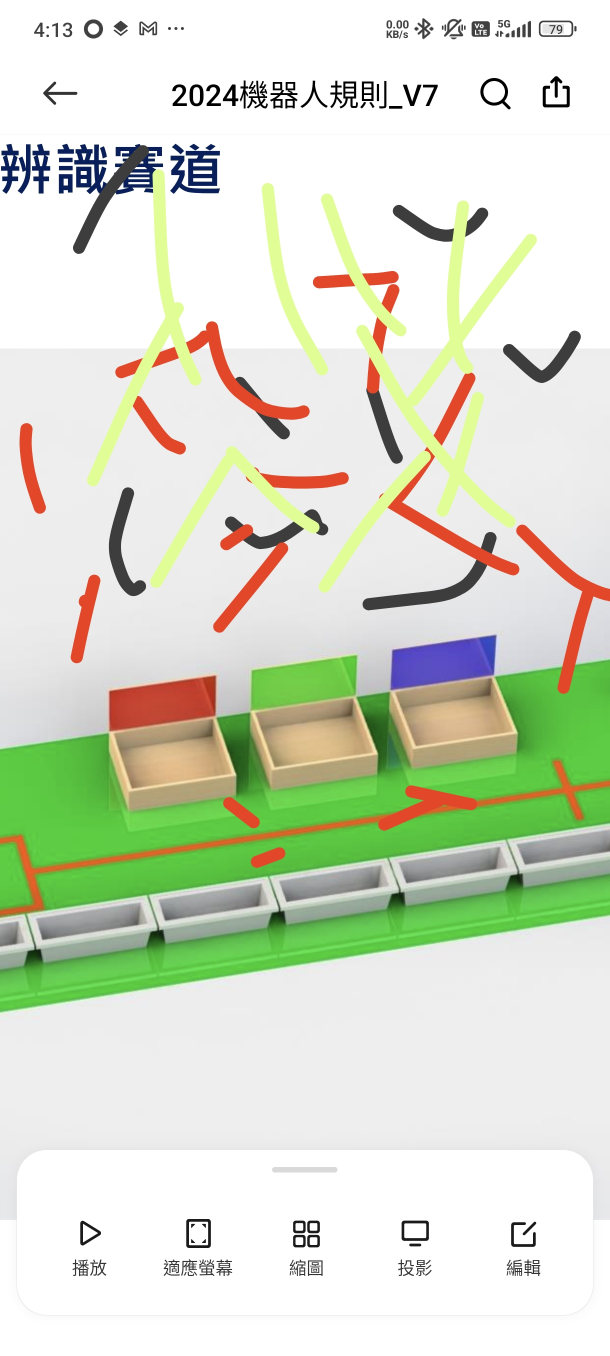
#> input picture goose_weight/images/boxes.jpg, 1220 x 2712 px (shown at 1/2 size)
$ python t3.py
#> lines starting #> are read from the running program, lines starting #| are printed output that depends on the picture; after the words box and inside, x2 and y2 are one past the last pixel; in counts of white or black regions, pixels touching at a corner belong together
import cv2

def show_img(windowName, img, size_x=800, size_y=600):
    cv2.namedWindow(windowName, cv2.WINDOW_NORMAL)
    cv2.resizeWindow(windowName, size_x, size_y)
    cv2.imshow(windowName, img)

img = cv2.imread('images/boxes.jpg')
#> img is the input picture: shape (2712, 1220, 3); mean B, G, R 202.7, 222.1, 214.5
imgCountour = img.copy()
img = cv2.cvtColor(img, cv2.COLOR_BGR2GRAY)
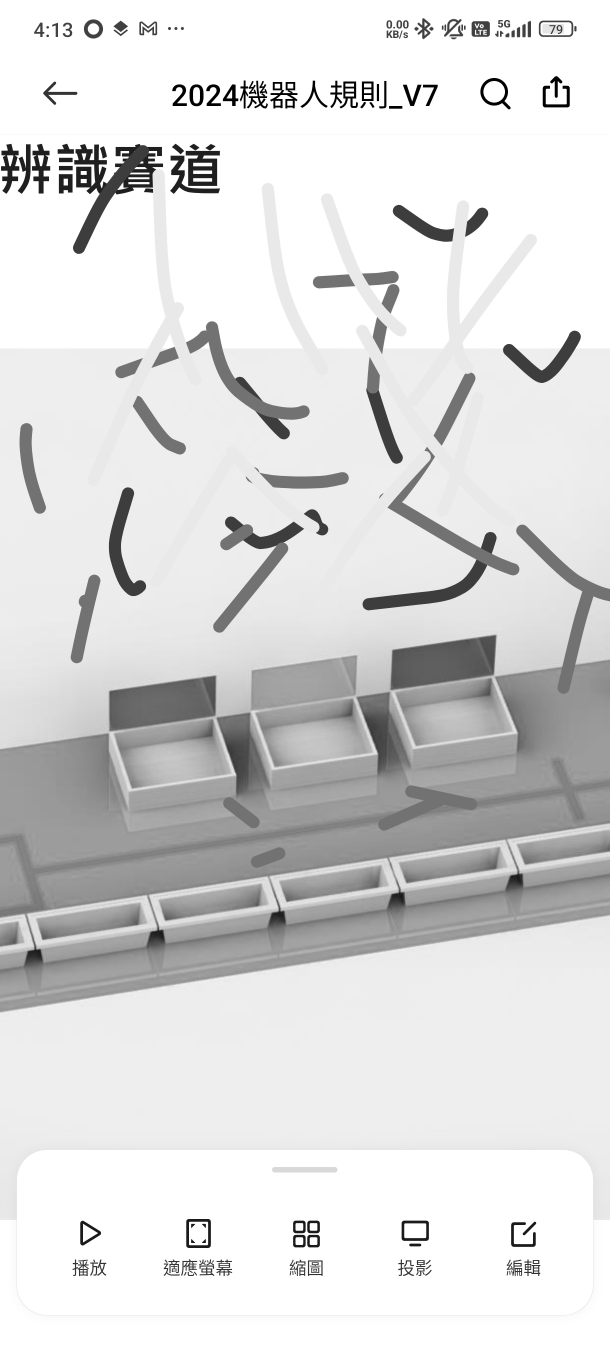
#> img: shape (2712, 1220) (shown at 1/2 size); min 0, max 255, mean 217.6
canny = cv2.Canny(img, 70, 75)
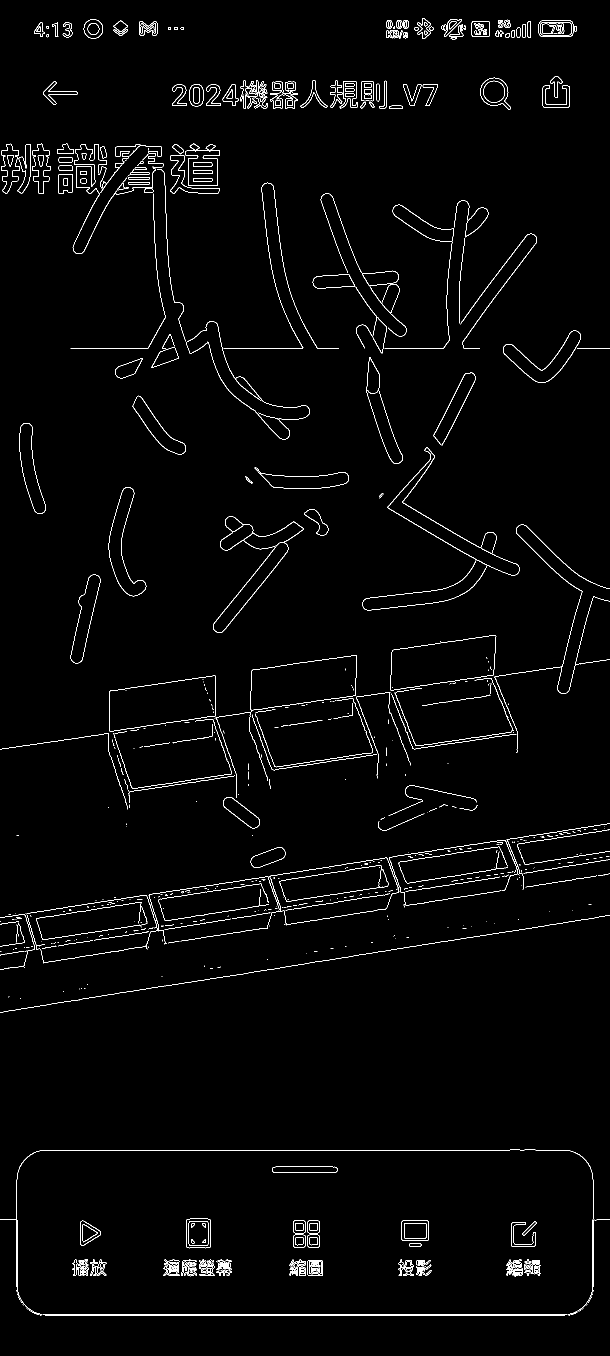
#> canny: shape (2712, 1220) (shown at 1/2 size); 1.7% white in thin lines or dots
contours, hierarchy = cv2.findContours(canny, cv2.RETR_EXTERNAL, cv2.CHAIN_APPROX_NONE)
#> contours = 631 contours, 474 with area under 20; largest, box (x1, y1, x2, y2) and area: (361, 1715, 798, 1883) 23281, (219, 1351, 432, 1463) 17172, (372, 642, 620, 879) 10632, (217, 974, 293, 1193) 5905, (426, 1033, 608, 1266) 5440

for cnt in contours:
    cv2.drawContours(imgCountour, cnt, -1, (255, 0, 0), 4)
    # print(cv2.contourArea(cnt)).
    # print(cv2.arcLength(cnt, True))
    area = cv2.contourArea(cnt)
    if(area > 500):
        peri = cv2.arcLength(cnt, True)
        vertices = cv2.approxPolyDP(cnt, peri * 0.02, True)
        # print(len(vertices))
        corners = len(vertices)
        x, y, w, h = cv2.boundingRect(vertices)
        cv2.rectangle(imgCountour, (x, y), (x+w, y+h), (0, 255, 0), 4)
        if(corners == 3):
            cv2.putText(imgCountour, 'Triangle', (x, y-5), cv2.FONT_HERSHEY_PLAIN, 1, (0, 0, 255), 2)
        elif corners == 4:
            cv2.putText(imgCountour, 'Rectangle', (x, y-5), cv2.FONT_HERSHEY_PLAIN, 1, (0, 0, 255), 2)
        elif corners == 5:
            cv2.putText(imgCountour, 'Pentagon', (x, y-5), cv2.FONT_HERSHEY_PLAIN, 1, (0, 0, 255), 2)
        elif corners >= 6:
            cv2.putText(imgCountour, 'Circle', (x, y-5), cv2.FONT_HERSHEY_PLAIN, 1, (0, 0, 255), 2)
#> this loop made 631 passes
#> (area, peri, vertices, corners, x, y, w, h) on passes 78, 98, 103, 104, 469, 496: (901, 119.3, [[617, 2520], [616, 2551], [644, 2551], [645, 2522]], 4, 616, 2520, 30, 32), (2152, 183.3, [[803, 2443], [805, 2481], [857, 2479], [855, 2441]], 4, 803, 2441, 55, 41), (2820, 209.8, [[374, 2438], [373, 2494], [419, 2495], [421, 2440]], 4, 373, 2438, 49, 58), (1410, 277.8, [[544, 2336], [546, 2344], [674, 2342], [668, 2333]], 4, 544, 2333, 131, 12), (17171.5, 609.1, [[431, 1352], [220, 1381], [219, 1462], [430, 1432]], 4, 219, 1352, 213, 111), (1096.5, 159, [[349, 694], [320, 703], [303, 735], [357, 716]], 4, 303, 694, 55, 42)
#> (area, peri, corners, x, y, w, h) on passes 94, 95, 96, 99, 100, 101: (604.5, 93.56, 5, 615, 2469, 25, 26), (603.5, 93.56, 5, 586, 2470, 26, 25), (713.5, 282.5, 8, 1023, 2445, 48, 49), (603.5, 93.56, 6, 614, 2441, 26, 25), (604.5, 93.56, 5, 586, 2441, 25, 26), (1283, 151.9, 6, 160, 2441, 42, 50)
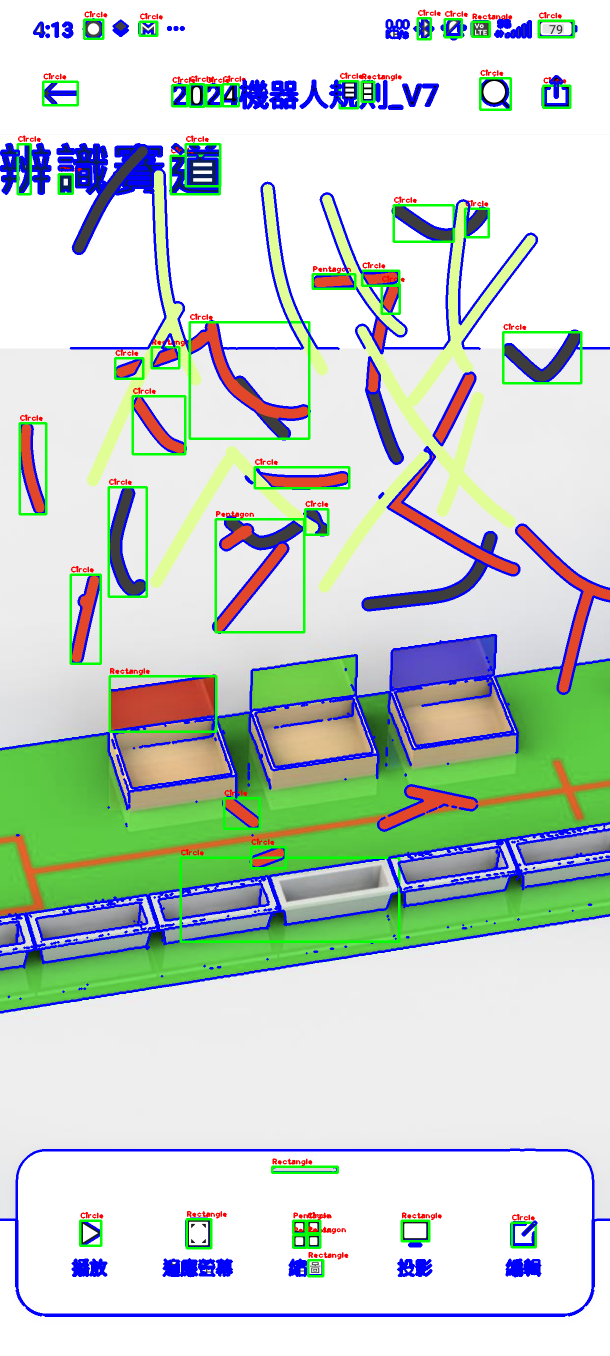
#> imgCountour: shape (2712, 1220, 3) (shown at 1/2 size); 8.62% of pixels changed, all inside (x1, y1, x2, y2) = (0, 19, 1220, 2634)


# cv2.imshow('img', img)
show_img('canny', canny)
show_img('Countours', imgCountour)
cv2.waitKey(0)
